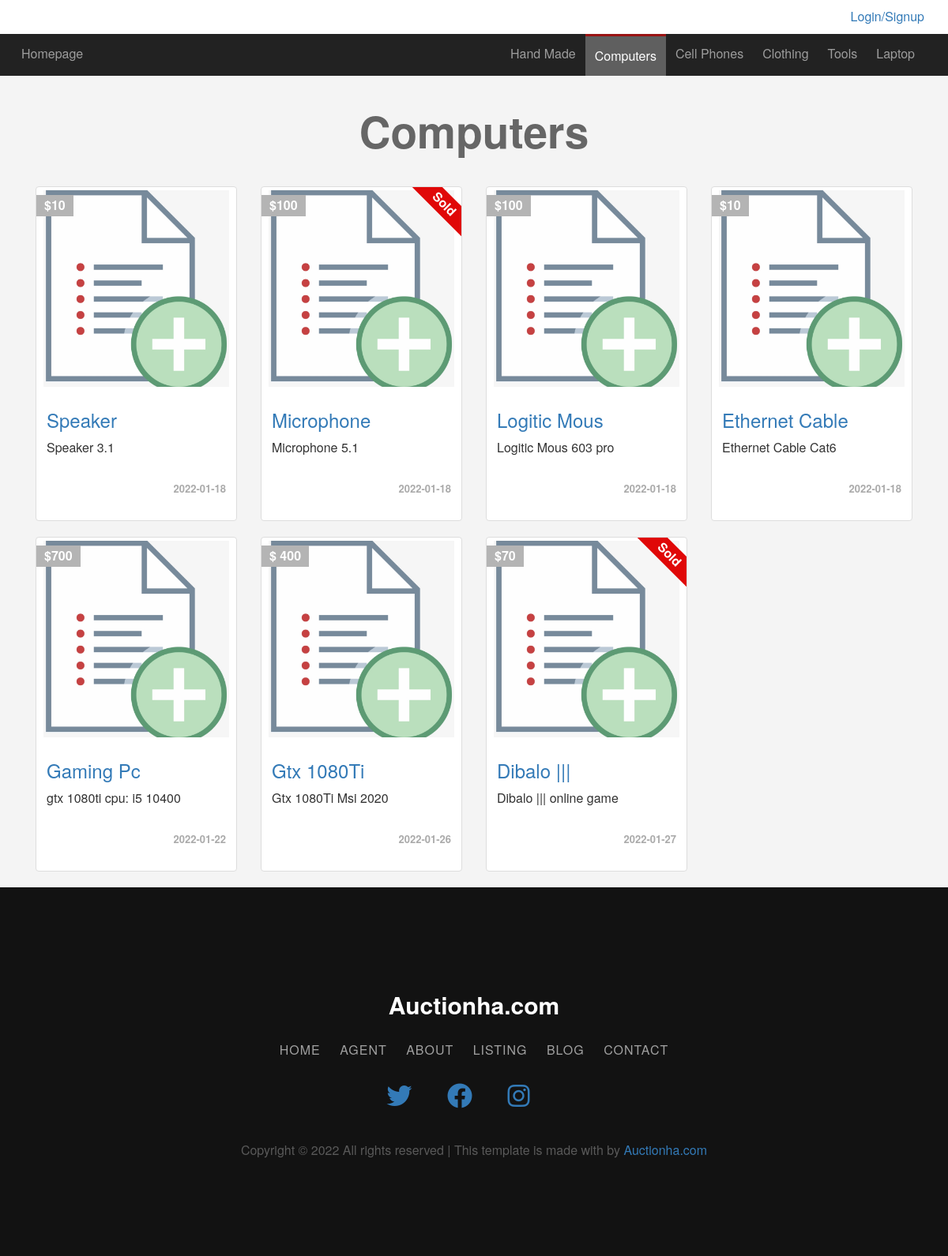
Before: /categories.php?catid=6&pagename=Computers with the older database file.
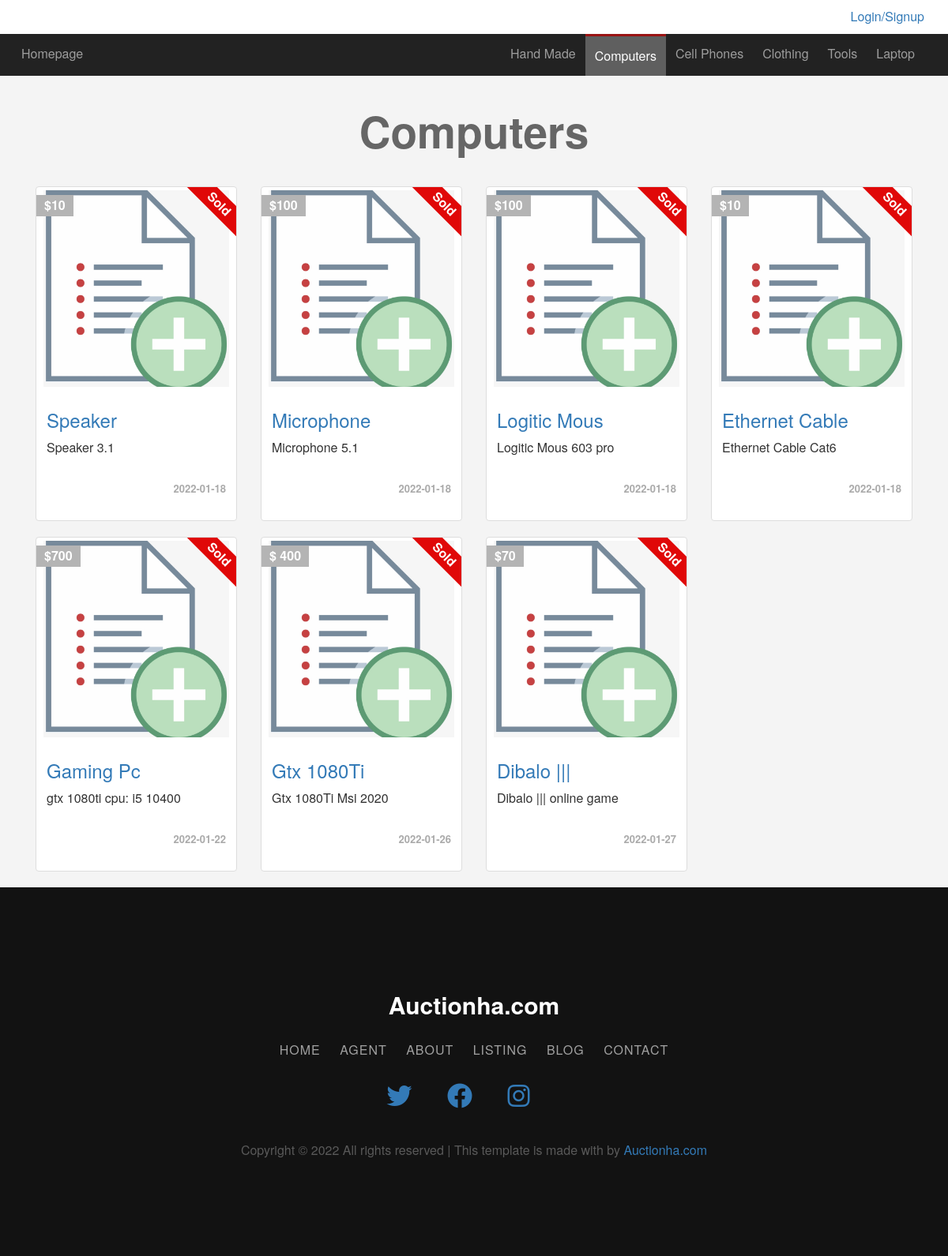
After: the same page with the newer database file.
### tables this page shows
CREATE TABLE `items` (
  `Item_ID` int(11) NOT NULL,
  `Name` varchar(255) NOT NULL,
  `Description` text NOT NULL,
  `Price` varchar(255) NOT NULL,
  `Add_Date` date NOT NULL,
  `end_biddingDate` datetime NOT NULL,
  `Conutry_Made` varchar(255) NOT NULL,
  `image` varchar(255) NOT NULL,
  `Status` varchar(255) NOT NULL,
  `Rating` smallint(6) NOT NULL,
  `Approve` tinyint(4) NOT NULL DEFAULT 0,
  `Cat_ID` int(11) NOT NULL,
  `Member_ID` int(11) NOT NULL,
  `tags` varchar(255) NOT NULL,
  `mainImg` varchar(255) NOT NULL
);

### categories.php (the view, shortened to what this page needs)
<?php
include "init.php";
?>
<div class="container">
    <h1 class="text-center"> <?php
                                if (isset($_GET['pagename'])) {
                                    echo str_replace('-', " ", $_GET['pagename']);
                                } else {
                                    echo 'Category Not Found !!!';
                                }
                                ?></h1>
    <?php
    if (isset($_GET['catid']) && is_numeric($_GET['catid'])) {
        $items = intval($_GET['catid']);
        $stmt = $con->prepare("SELECT * FROM items WHERE Cat_ID IN ( SELECT ID FROM categories WHERE ID = ? OR parent = ?) AND Approve = 1 ");
        $stmt->execute(array($items, $items));
        $allItmes = $stmt->fetchAll();
        foreach ($allItmes as $item) {
            echo '<div class="col-sm-6 col-md-3">';
            echo '<div class="thumbnail item-box">';
            echo '<span class="price-tag">$' . $item['Price'] . '</span>';
            $now = new DateTime();
            $bid_time_remaining = new DateTime($item['end_biddingDate']);
            if ($bid_time_remaining < $now) {
                echo '<span class="rotated-sold">Sold</span>';
            }
            if (empty($item['mainImg'])) {
                $src = "admin/uploaded/itemsImg/999999999_default.png";
            } else {
                $src = "admin/uploaded/itemsImg/" . $item['mainImg'];
            }
            echo '<img style="object-fit: cover;" class="img-responsive" src="' . $src . '" alt="">';
            echo '<div class="caption">';
            echo '<a href="items.php?itemid=' . $item['Item_ID'] . '"><h3> ' . $item['Name'] . '</h3></a>';
            echo '<p>' . $item['Description'] . '</p>';
            echo '<div class="date">' . $item['Add_Date'] . '</div>';
            echo '</div>';
            echo '</div>';
            echo '</div>';
        }
    } else {
        echo "<div class='alert alert-danger'>NO Items Found </div>";
    }
    ?>
</div>
<?php include $temp . "footer.php";

Changed rows visible on the page:
changed items "Speaker": now shows "Sold"
changed items "Logitic Mous": now shows "Sold"
changed items "Ethernet Cable": now shows "Sold"
changed items "Gaming Pc": now shows "Sold"
changed items "Gtx 1080Ti": now shows "Sold"
